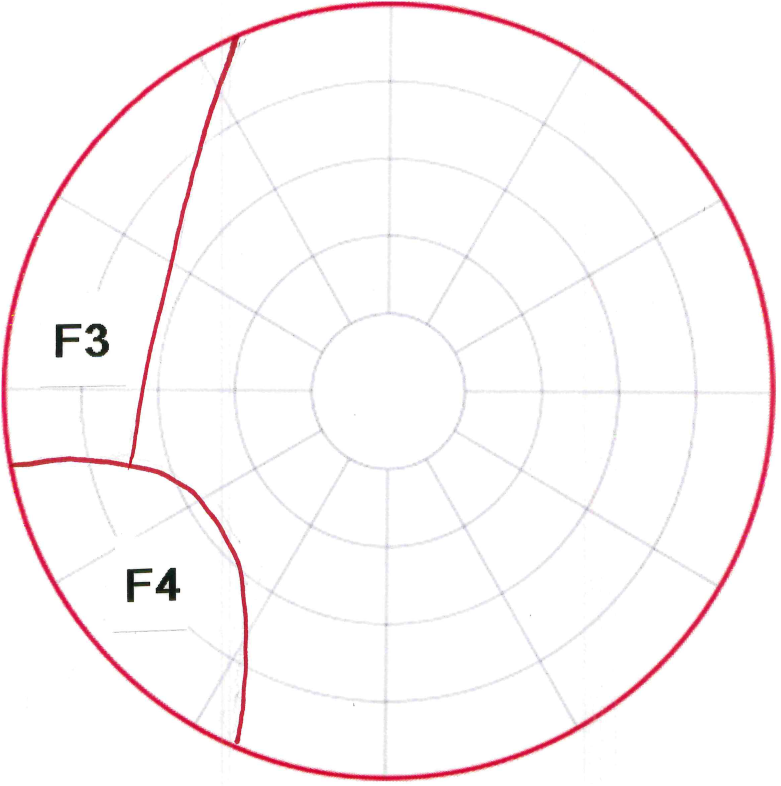
#> input picture ImageParticipants/S1/Areas/Left_1401482.png, 2342 x 2358 px, given as the content of the folder ./S1/Areas/Left_1401482.png, which was not available (shown at 1/3 size)
$ python getText.py   (older library calls are emulated)
#> lines starting #> are read from the running program, lines starting #| are printed output that depends on the picture; after the words box and inside, x2 and y2 are one past the last pixel; in counts of white or black regions, pixels touching at a corner belong together; pictures that were not available may be replaced by others from this repository, and a replacement may not be noted
import numpy as np
import cv2
import os

#%% Folder location

participant = 'S1'
path = './' + participant + r'/Scanner/'
pathSave = './' + participant + r'/Areas/'
pathLetters = './' + participant + r'/Letters/'
pathTexts = './' + participant + r'/Texts/'

#%% In this part is posible to get only letters with background white

folders = os.listdir(pathSave)

for electrode in folders:
    files = os.listdir(pathSave + electrode)
    print ('Electrode: ' + electrode)

    if not os.path.exists(pathLetters + electrode):
        os.makedirs(pathLetters + electrode)

    for imageName in files:
        print ('Processing: ' + imageName)
        image = cv2.imread(pathSave + electrode + '/' + imageName)
#> image is the input picture: shape (2358, 2342, 3); mean B, G, R 248.4, 247.4, 252.1
        threshold = 150
        grayImage = cv2.cvtColor(image, cv2.COLOR_BGR2GRAY)
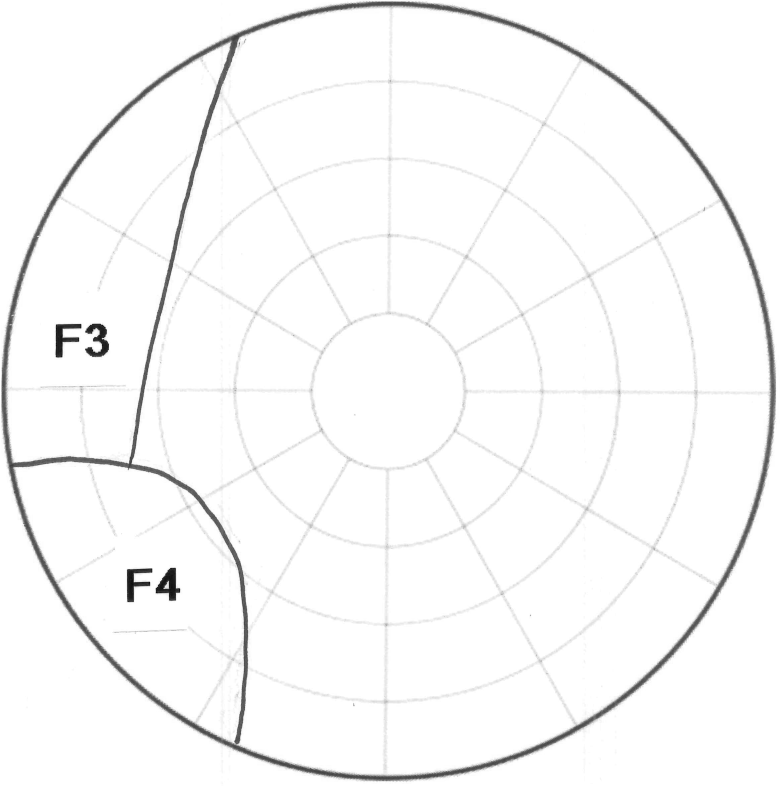
#> grayImage: shape (2358, 2342) (shown at 1/3 size); min 0, max 255, mean 248.9
        _, binaryImage = cv2.threshold(grayImage, threshold, 255, cv2.THRESH_BINARY)
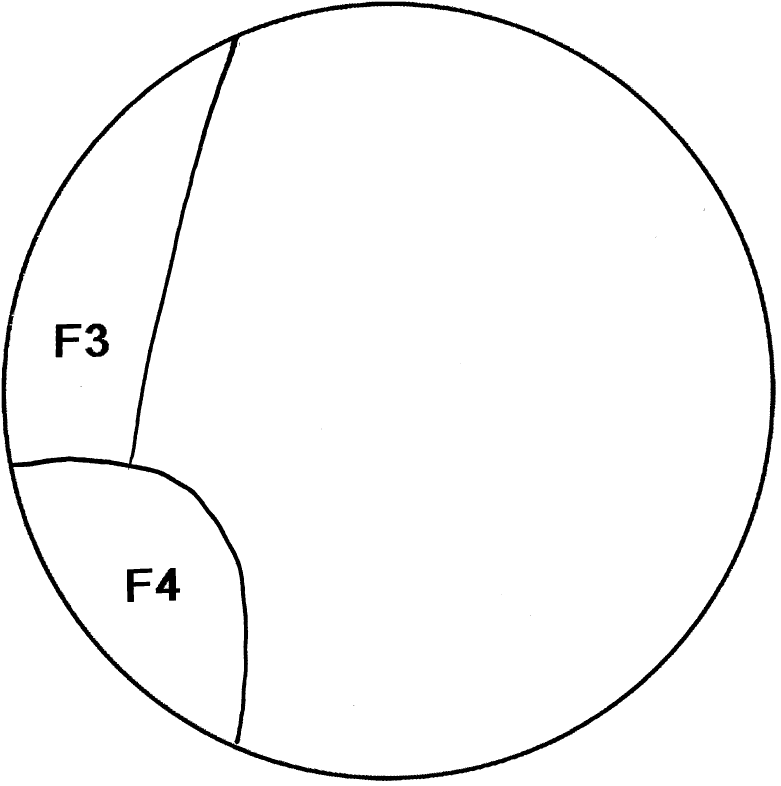
#> binaryImage: shape (2358, 2342) (shown at 1/3 size); 97.4% white; 48 black regions (43 under 20 px), largest, box (x1, y1, x2, y2) and area: (5, 5, 2327, 2343) 130586, (467, 1704, 541, 1802) 3668, (256, 971, 327, 1071) 3558, (167, 972, 244, 1072) 3416, (381, 1705, 457, 1806) 3304
        kernel = np.ones((2, 2), np.uint8)
        splitArea = cv2.dilate(~binaryImage, kernel, iterations=1)
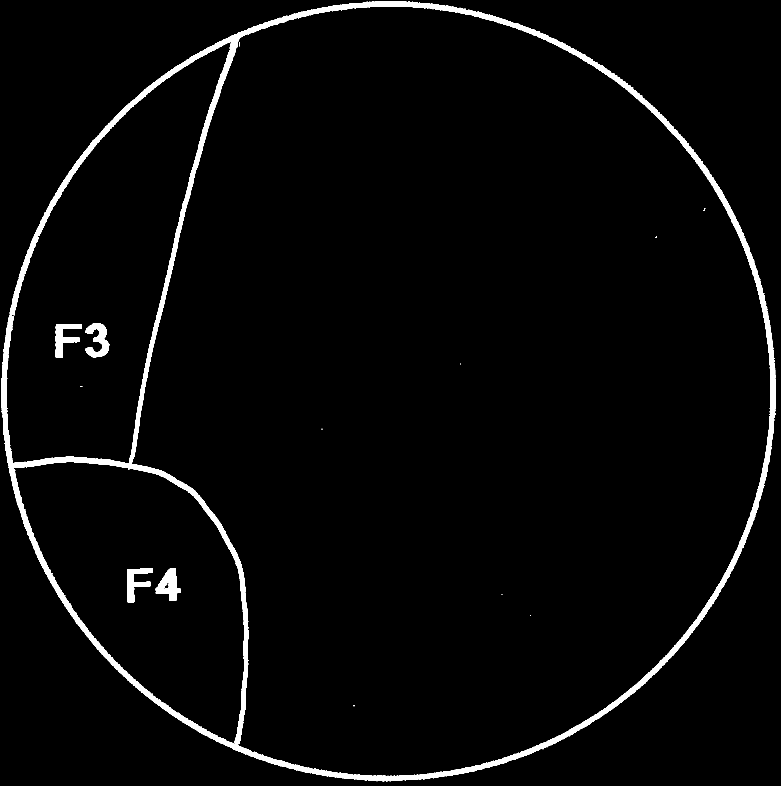
#> splitArea: shape (2358, 2342) (shown at 1/3 size); 2.9% white; 21 white regions (14 under 20 px), largest, box (x1, y1, x2, y2) and area: (5, 5, 2328, 2344) 144378, (467, 1704, 542, 1803) 3888, (256, 971, 328, 1072) 3850

        r,c = np.shape(grayImage)
#> r = 2358; c = 2342
        ext = np.zeros((r,c), np.dtype('uint8'))

        # Next line can change depending on cv2 version
        image, contour, _  = cv2.findContours(~splitArea, cv2.RETR_EXTERNAL, cv2.CHAIN_APPROX_SIMPLE)
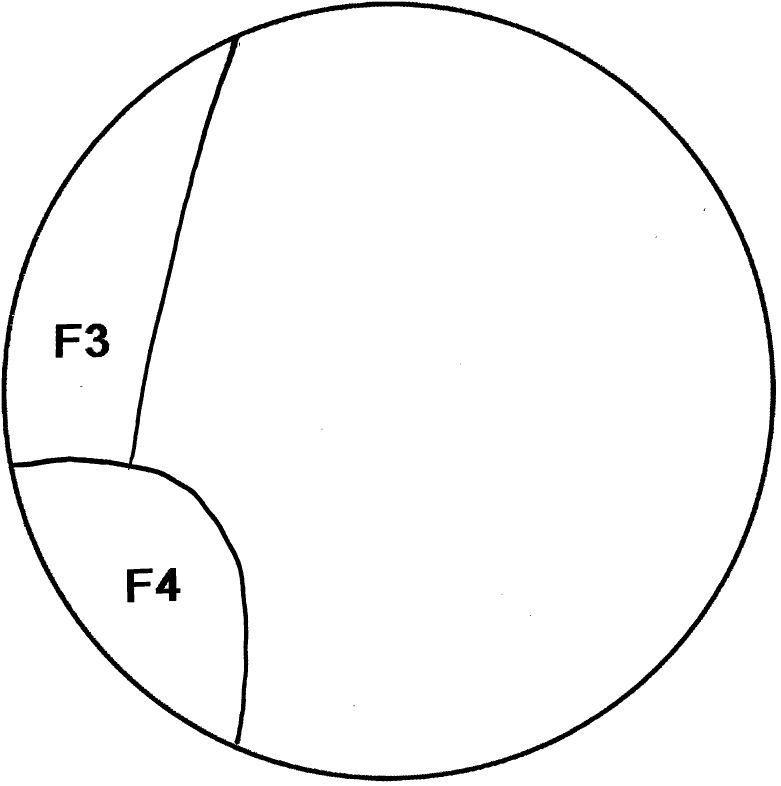
#> image: shape (2358, 2342) (shown at 1/3 size); 97.1% white; 21 black regions (14 under 20 px), largest, box (x1, y1, x2, y2) and area: (5, 5, 2328, 2344) 144378, (467, 1704, 542, 1803) 3888, (256, 971, 328, 1072) 3850
#> contour = [[[0, 0], [0, 2357], [2341, 2357], [2341, 0]]]
        #_, binaryImage = cv2.threshold(grayImage, threshold, 255, cv2.THRESH_BINARY)
        ext = cv2.drawContours(ext, contour, -1, 255, -1)
#> ext: shape (2358, 2342); every value is 255

        imaIn = (splitArea*ext)
        imaInErode = cv2.erode(imaIn, kernel, iterations=2)
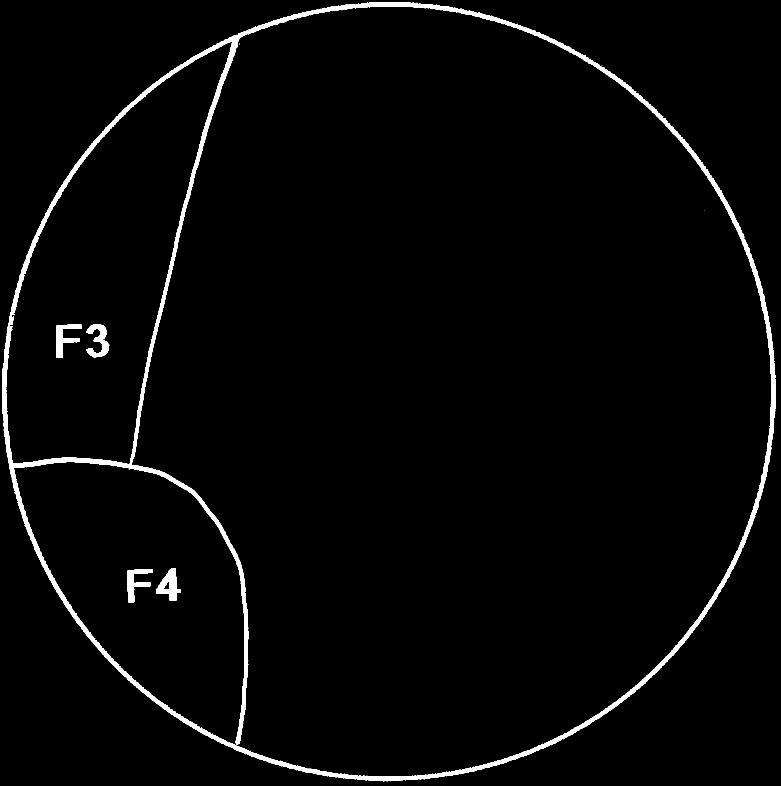
#> imaInErode: shape (2358, 2342) (shown at 1/3 size); values 0 (black) and 1 (white), 2.4% white; 8 white regions (3 under 20 px), largest, box (x1, y1, x2, y2) and area: (7, 7, 2328, 2344) 117915, (469, 1706, 541, 1803) 3454, (258, 973, 328, 1072) 3272, (169, 974, 245, 1073) 3184, (383, 1707, 458, 1807) 3073

        # Save images only with letter
        if np.sum(imaIn) > 700:
            cv2.imwrite( pathLetters + electrode + '/' + imageName[:-4] + '.png', ~(imaInErode*255))
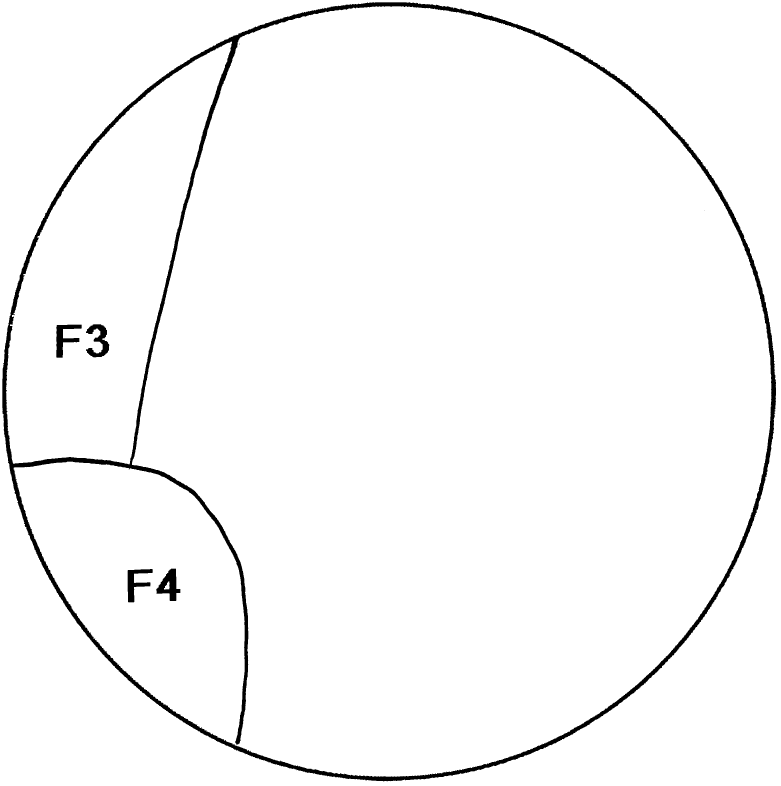
#> saved as Left_1401482.png: shape (2358, 2342) (shown at 1/3 size); 97.6% white; 8 black regions (3 under 20 px), largest, box (x1, y1, x2, y2) and area: (7, 7, 2328, 2344) 117915, (469, 1706, 541, 1803) 3454, (258, 973, 328, 1072) 3272, (169, 974, 245, 1073) 3184, (383, 1707, 458, 1807) 3073

print('Completed processing')
